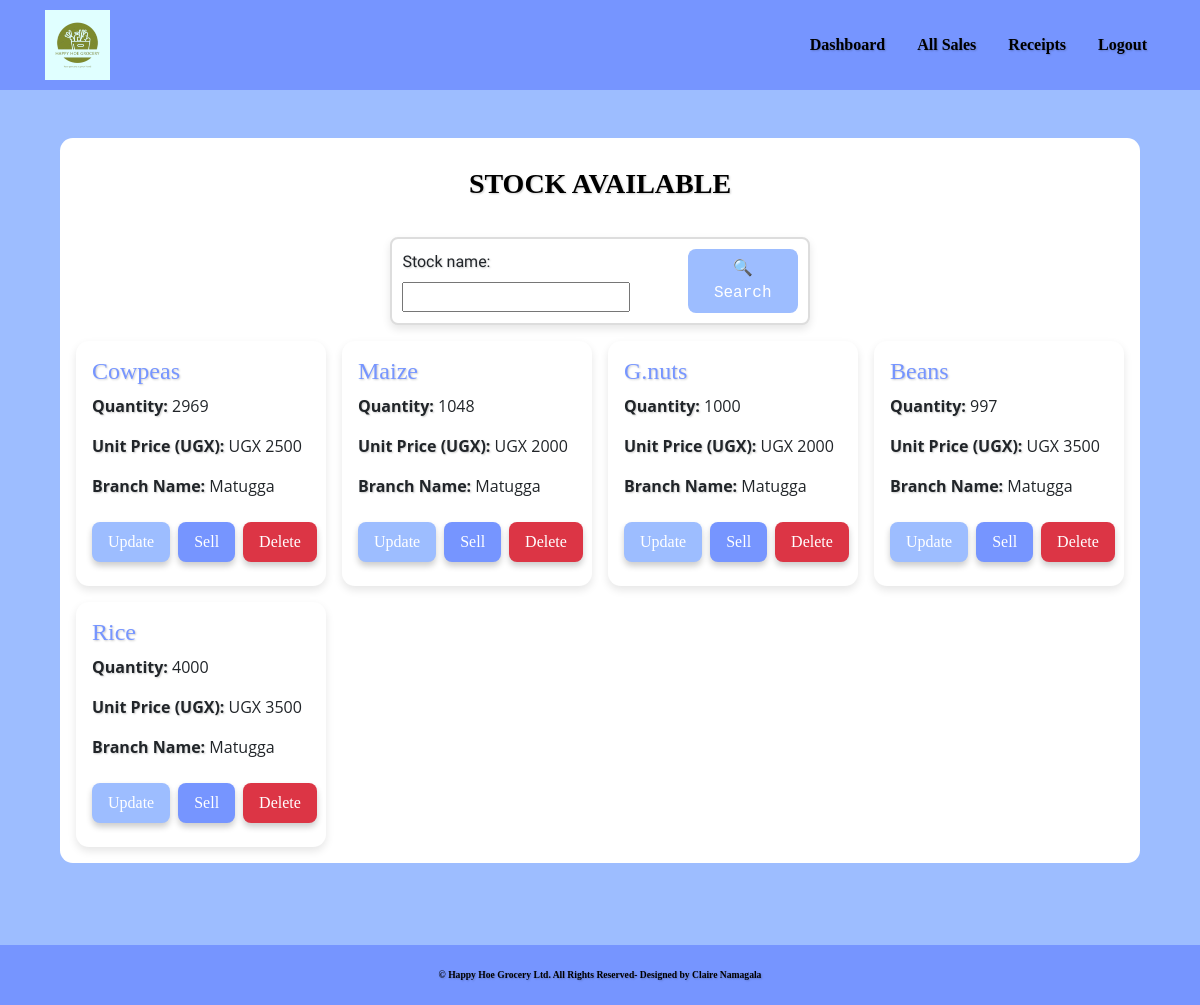
The app's page /dashboard/ (signed in), older data.
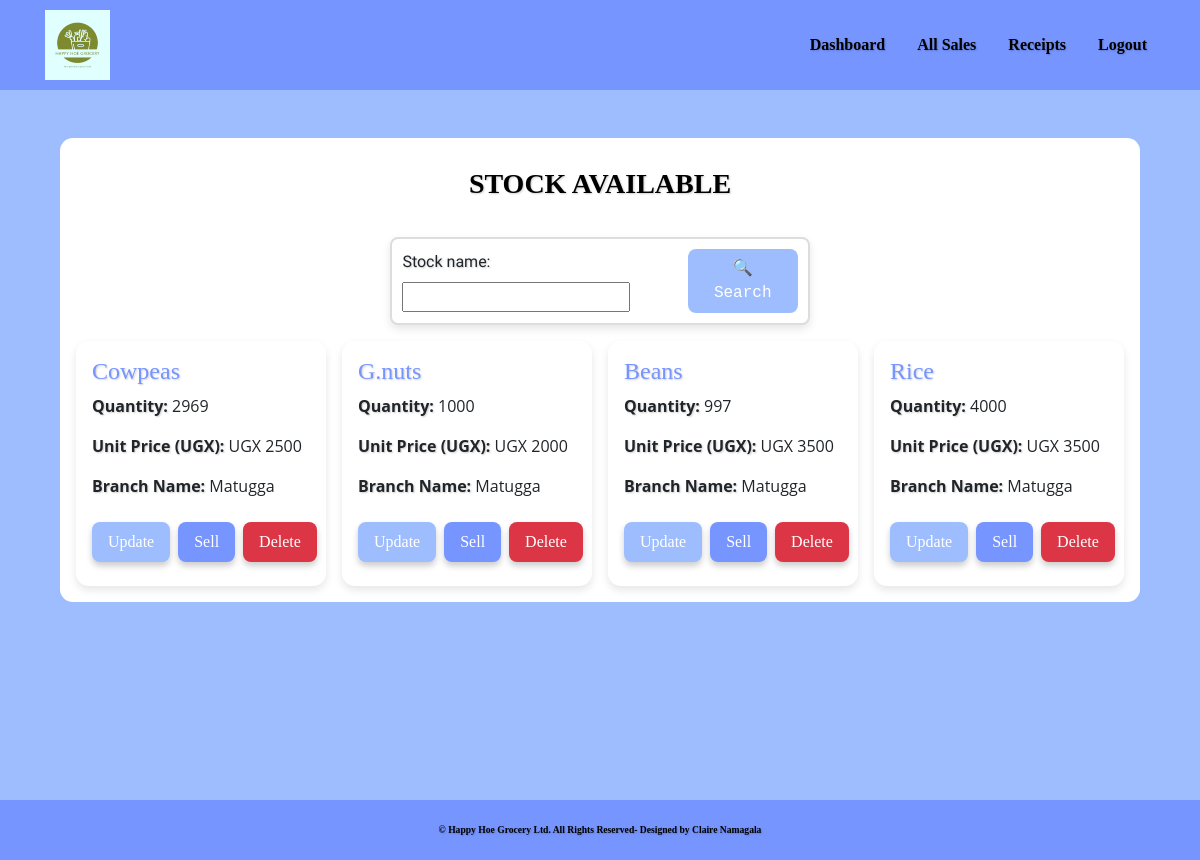
The same page, newer data.
### happy_hoe/models.py (models this page shows, shortened)
class Stock(models.Model):
    branch = [('Matugga', 'Matugga'), ('Mukono', 'Mukono')]
    stock_name = models.CharField(max_length=50, null=False, blank=False)  # Name of the stock item
    total_quantity = models.IntegerField(default=0, null=True, blank=True)  # Total quantity of the stock
    issued_quantity = models.IntegerField(default=0, null=True, blank=True)  # Quantity issued from the stock
    unit_price = models.IntegerField(default=0, null=False, blank=False)  # Price per unit of the stock item
    stock_branch = models.CharField(max_length=50, null=False, blank=False, choices=branch)  # Branch where the stock is located

### happy_hoe/views.py (the view)
# urls.py: path('dashboard/', views.dashboard, name='dashboard'),
@login_required
def dashboard(request):
    products = Stock.objects.all()
    product_filters = StockFilter(request.GET, queryset=products)
    products = product_filters.qs
    return render(request, 'happy_hoe/dashboard.html', {'products': products, 'product_filters': product_filters})

### happy_hoe/templates/happy_hoe/dashboard.html (shortened to what this page needs)
{% extends 'happy_hoe/base.html' %}
{% load static %}
{% block content %}
<br><br>
<div class="scrollable-container">
  <div class="table_header">
    <h1>STOCK AVAILABLE</h1>
  </div>
  <div class="search-container">
    <form method="GET" action="">
      {{ product_filters.form }}
      <button type="submit" class="search-btn">🔍 Search</button>
    </form>
  </div>
  <div class="grid-container">
    {% for product in products %}
    <div class="grid-item">
      <h2>{{ product.stock_name }}</h2>
      <p><strong>Quantity:</strong> <span class="no-text-shadow">{{ product.total_quantity }}</span></p>
      <p><strong>Unit Price (UGX):</strong> <span class="no-text-shadow">UGX {{ product.unit_price }}</span></p>
      <p><strong>Branch Name:</strong> <span class="no-text-shadow">{{ product.stock_branch }}</span></p>
      <div class="button-group">
        <a href="{% url 'add_stock' product.id %}">
          <button class="btn btn-success">Update</button>
        </a>
        <a href="{% url 'product_detail' product.id %}">
          <button class="btn btn-primary">Sell</button>
        </a>
        <a href="{% url 'delete_detail' product.id %}">
          <button class="btn btn-danger">Delete</button>
        </a>
      </div>
    </div>
    {% endfor %}
  </div>
</div>
{% endblock %}

Row changes from the older to the newer data that the page shows:
removed Stock: stock_name "Maize", total_quantity "1048", unit_price "2000", stock_branch "Matugga"
